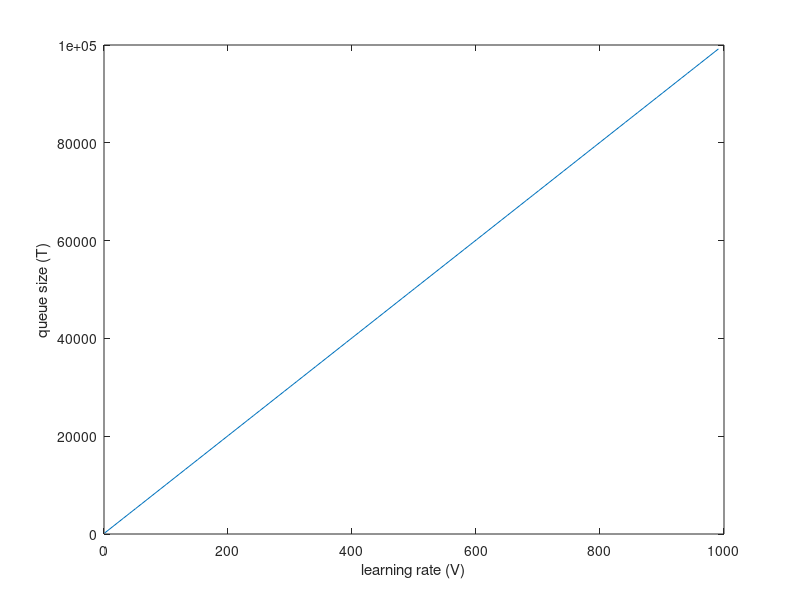

This figure's MATLAB source:

y = zeros(1,100);
x = 1:10:1000;

for i=1:100
    %y(i) = project_performance(x(i));

end

y
plot(x,y)


T = (x+1)*10^2;
plot(x,T)
xlabel('learning rate (V)')
ylabel('queue size (T)')